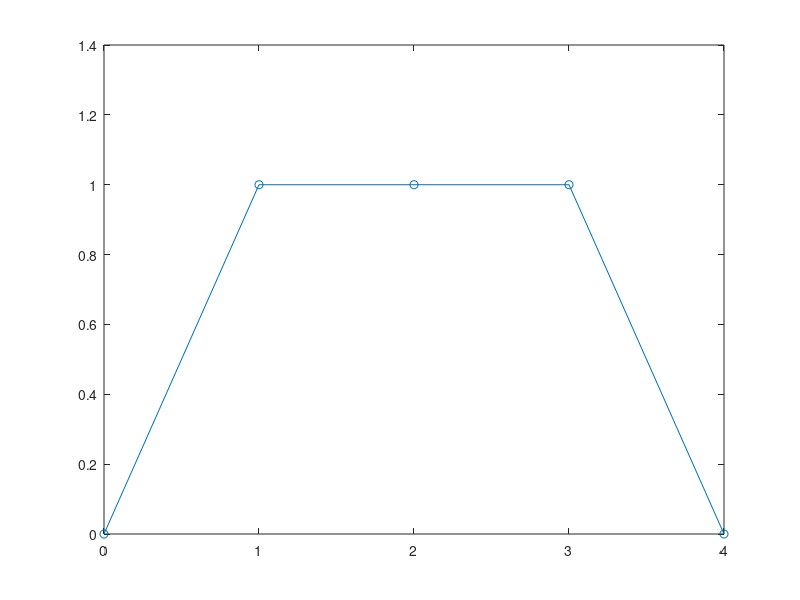

The MATLAB script that drew this image:
% This code solves the Poisson equation d2u/dx2 = V, V = [-1, 0, 0, 1]
n = 4;
x = linspace(0, 4, n+1);
% x = [0, 1, 2, 3, 4];
A = zeros(n-1);
A = A + diag(1./(x(3:end) - x(2:end-1))) + diag(1./(x(2:end-1) - x(1:end-2)));
A = A - diag(1./(x(3:end-1) - x(2:end-2)), 1);
A = A - diag(1./(x(3:end-1) - x(2:end-2)), -1);
b = zeros(n-1, 1);
b(1) = 1;
b(3) = 1;
u = A \ b;
plot(x, [0; u; 0], 'o-');


% % This code solves the Poisson equation d2u/dx2 + 1 = 0, with 10 elements by finite
% % element method, choose hat functions as basis
% n = 10;
% x = rand(n-1, 1);
% x = [0; sort(x); 1];
% A = zeros(n-1);
% A = A + diag(1./(x(3:end) - x(2:end-1))) + diag(1./(x(2:end-1) - x(1:end-2)));
% A = A - diag(1./(x(3:end-1) - x(2:end-2)), 1);
% A = A - diag(1./(x(3:end-1) - x(2:end-2)), -1);
% figure(1)
% spy(A)
% b = 0.5 * (x(3:end) - x(1:end-2));
% u = A \ b; % linear combination coefficients for the hat functions
% % solution visualization
% figure(2)
% plot(x, [0; u; 0], 'o-'); % looks very similar to the analytical solution (a parabolic)

